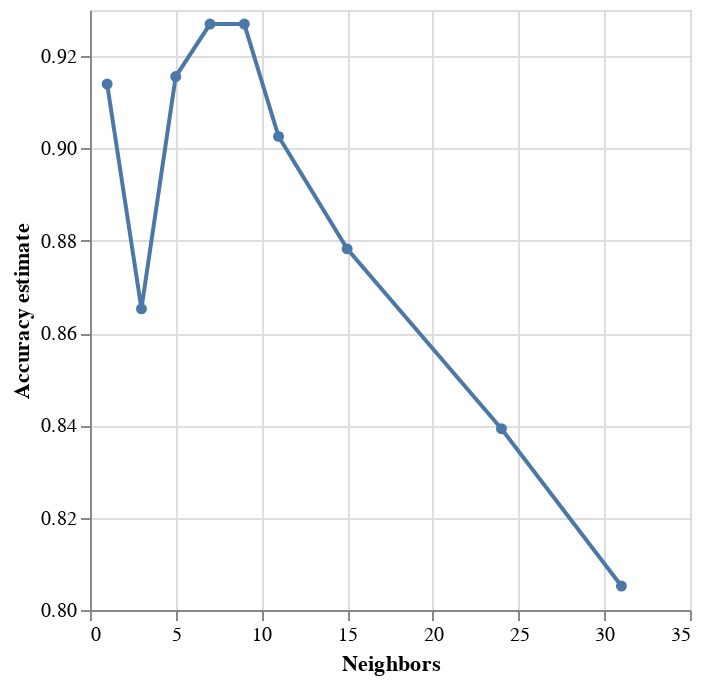

Notebook cell for this chart:
### Code cell
accuracy_vs_k = alt.Chart(accuracies_grid_byplays).mark_line(point=True).encode(
    x=alt.X("Neighbors").title("Neighbors"),
    y=alt.Y("Accuracy").scale(zero=False).title("Accuracy estimate")
)
accuracy_vs_k

### Figure 1 — Vega-Lite specification as saved in the notebook (floating-point values rounded to 4 significant figures)
{"config": {"view": {"continuousWidth": 300, "continuousHeight": 300}}, "data": {"name": "data-3f23020ac81f63e877955cacb6e89de6"}, "mark": {"type": "line", "point": true}, "encoding": {"x": {"field": "Neighbors", "title": "Neighbors", "type": "quantitative"}, "y": {"field": "Accuracy", "scale": {"zero": false}, "title": "Accuracy estimate", "type": "quantitative"}}, "$schema": "https://vega.github.io/schema/vega-lite/v5.20.1.json", "datasets": {"data-3f23020ac81f63e877955cacb6e89de6": [{"Neighbors": 1, "Accuracy": 0.914, "Standard deviation": 0.08438, "Standard error": 0.03774}, {"Neighbors": 3, "Accuracy": 0.8653, "Standard deviation": 0.1017, "Standard error": 0.04548}, {"Neighbors": 5, "Accuracy": 0.9156, "Standard deviation": 0.08344, "Standard error": 0.03732}, {"Neighbors": 7, "Accuracy": 0.9269, "Standard deviation": 0.06701, "Standard error": 0.02997}, {"Neighbors": 9, "Accuracy": 0.9269, "Standard deviation": 0.06701, "Standard error": 0.02997}, {"Neighbors": 11, "Accuracy": 0.9026, "Standard deviation": 0.08035, "Standard error": 0.03593}, {"Neighbors": 15, "Accuracy": 0.8782, "Standard deviation": 0.08507, "Standard error": 0.03804}, {"Neighbors": 24, "Accuracy": 0.8393, "Standard deviation": 0.07422, "Standard error": 0.03319}, {"Neighbors": 31, "Accuracy": 0.8052, "Standard deviation": 0.05772, "Standard error": 0.02581}]}}
